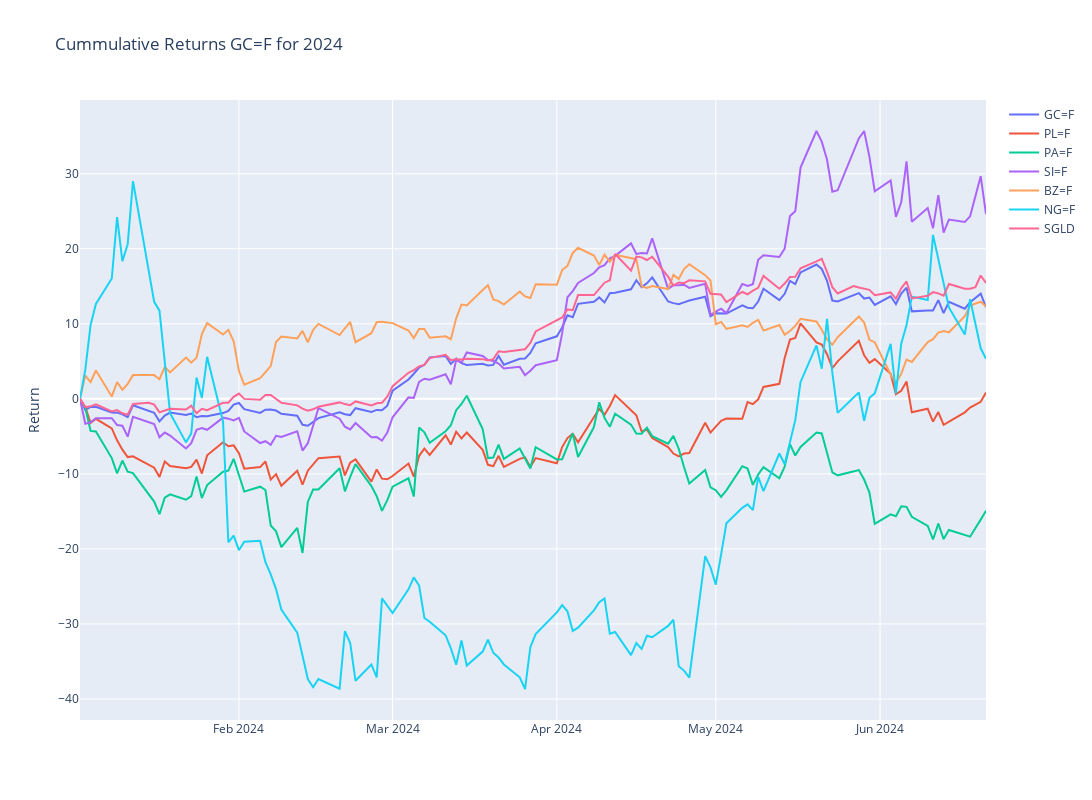

Source (notebook cell):
### Code cell
# Plotly
fig = make_subplots()

# Graph (1,1)
# Loop all stock files and get cummulative return for year
for stock in tqdm(index_list):
    f = os.path.join("../input", stock)
    df = pd.read_csv(f+".csv",index_col="Date",parse_dates=True)
    df['Cummulative_Return'] = cumulative_return(df["Adj Close"].loc[year])
    fig.add_trace(go.Scatter(x=df['Cummulative_Return'].loc[year].index,y=df['Cummulative_Return'].loc[year],mode="lines",name=stock.split('.')[0]),row=1,col=1)

# Update xaxis properties
fig.update_yaxes(title_text="Return", row=1, col=1)

fig.update_layout(height=800, width=1300,showlegend=True,title=f"Cummulative Returns {ticker} for {year}")

fig.show()
